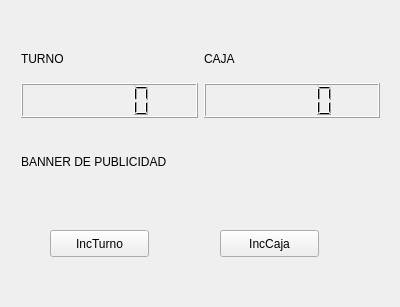
<?xml version="1.0" encoding="UTF-8"?>
<ui version="4.0">
 <class>Turnos</class>
 <widget class="QWidget" name="Turnos">
  <property name="geometry">
   <rect>
    <x>0</x>
    <y>0</y>
    <width>400</width>
    <height>307</height>
   </rect>
  </property>
  <property name="windowTitle">
   <string>Turnos</string>
  </property>
  <widget class="QWidget" name="verticalLayoutWidget_3">
   <property name="geometry">
    <rect>
     <x>10</x>
     <y>30</y>
     <width>381</width>
     <height>181</height>
    </rect>
   </property>
   <layout class="QVBoxLayout" name="verticalLayoutMain">
    <item>
     <layout class="QHBoxLayout" name="horizontalLayout">
      <item>
       <layout class="QVBoxLayout" name="verticalLayoutTurno">
        <item>
         <widget class="QLabel" name="labelTurno">
          <property name="text">
           <string>TURNO</string>
          </property>
         </widget>
        </item>
        <item>
         <widget class="QLCDNumber" name="lcdTutno"/>
        </item>
       </layout>
      </item>
      <item>
       <layout class="QVBoxLayout" name="verticalLayoutCaja">
        <item>
         <widget class="QLabel" name="labelCaja">
          <property name="text">
           <string>CAJA</string>
          </property>
         </widget>
        </item>
        <item>
         <widget class="QLCDNumber" name="lcdCaja"/>
        </item>
       </layout>
      </item>
     </layout>
    </item>
    <item>
     <widget class="QLabel" name="labelBanner">
      <property name="text">
       <string>BANNER DE PUBLICIDAD</string>
      </property>
     </widget>
    </item>
   </layout>
  </widget>
  <widget class="QPushButton" name="ButtonTurno">
   <property name="geometry">
    <rect>
     <x>50</x>
     <y>230</y>
     <width>99</width>
     <height>27</height>
    </rect>
   </property>
   <property name="text">
    <string>IncTurno</string>
   </property>
  </widget>
  <widget class="QPushButton" name="ButtonCaja">
   <property name="geometry">
    <rect>
     <x>220</x>
     <y>230</y>
     <width>99</width>
     <height>27</height>
    </rect>
   </property>
   <property name="text">
    <string>IncCaja</string>
   </property>
  </widget>
 </widget>
 <layoutdefault spacing="6" margin="11"/>
 <resources/>
 <connections/>
</ui>
